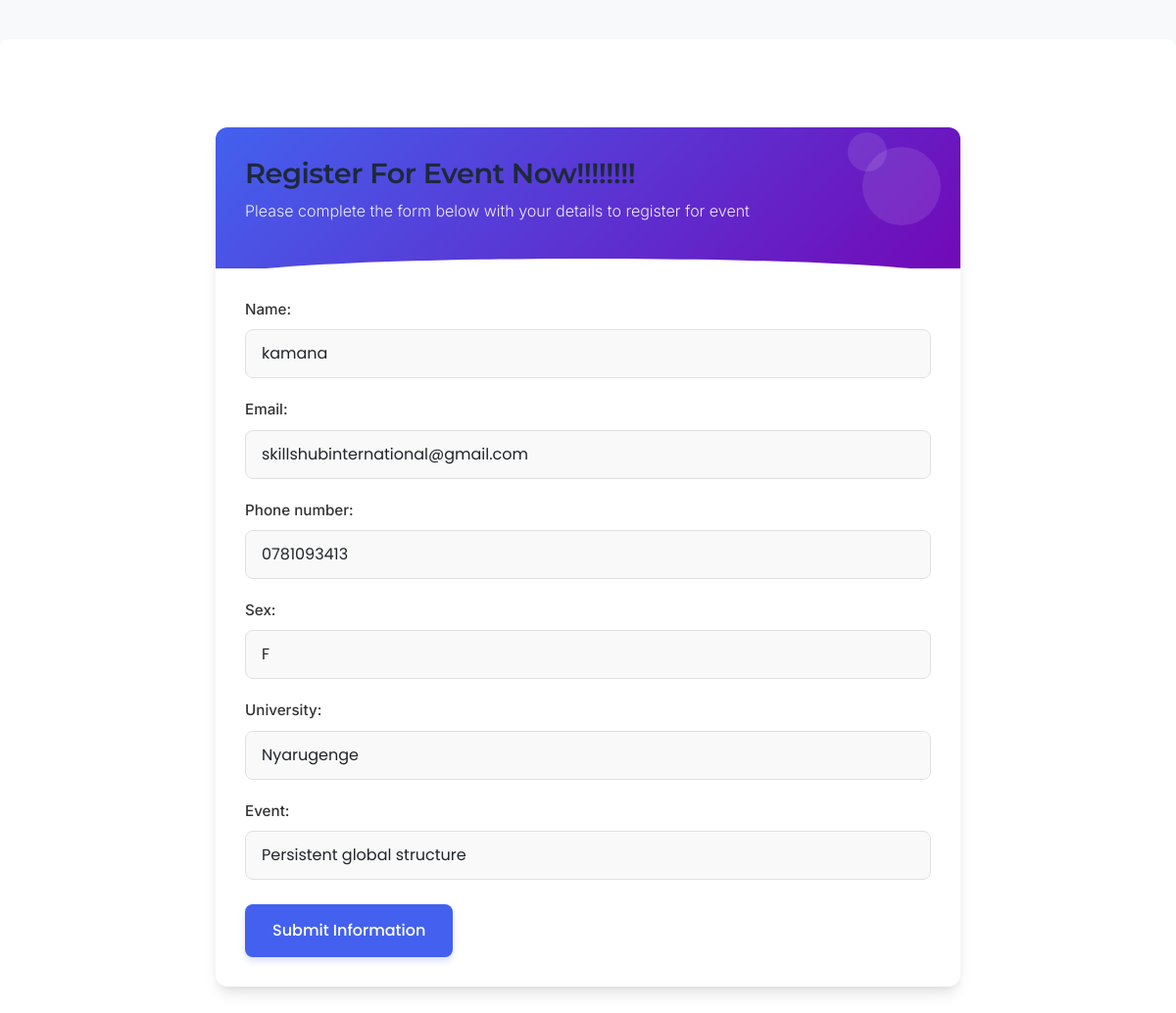
Screenshot of /participant/edit/1/ with the database file from the repository.
### event_app/models.py (models this page shows, shortened)
class Participant_management(models.Model):
    user = models.OneToOneField(User, on_delete=models.CASCADE, null=True, blank=True)
    name = models.CharField(max_length=150)
    email = models.EmailField()
    phone_number = models.CharField(max_length=20)
    sex = models.CharField(max_length=1)
    university = models.CharField(max_length=200)
    Event = models.ForeignKey(Event_management, on_delete=models.CASCADE)

### event_app/views.py (the view)
# urls.py: path('participant/edit/<int:participant_id>/', views.edit_participant, name='edit_participant'),
def edit_participant(request, participant_id):
    participant = get_object_or_404(Participant_management, id=participant_id)
    if request.method == 'POST':
        form = ParticipantManagementForm(request.POST, instance=participant)
        if form.is_valid():
            form.save()
            messages.success(request, 'Participant updated successfully!')
            return redirect('participant_list')
    else:
        form = ParticipantManagementForm(instance=participant)
    return render(request, 'participant_form.html', {'form': form, 'participant': participant})

### event_app/forms.py
class ParticipantManagementForm(forms.ModelForm):
    class Meta:
        model = Participant_management
        fields = ['name', 'email', 'phone_number','sex','university','Event']
        widgets = {
            'name': forms.TextInput(attrs={'class': 'form-control', 'placeholder': 'Enter participant name'}),
            'email': forms.EmailInput(attrs={'class': 'form-control', 'placeholder': 'Enter participant email'}),
            'phone_number': forms.TextInput(attrs={'class': 'form-control', 'placeholder': 'Enter phone number'}),
            'sex': forms.TextInput(attrs={'class': 'form-control', 'placeholder': 'enter F or M'}),
            'university': forms.TextInput(attrs={'class': 'form-control', 'placeholder': 'Enter your university'}),
            'Event': forms.Select(attrs={'class': 'form-control'}),
        }

### event_app/models.py (called while the page is built)
    def __str__(self):
        return self.title

### event_app/templates/participant_form.html (shortened to what this page needs)
{% extends 'base.html' %}
{% block content %}
    <div class="form-container">
        <div class="form-wrapper">
            <div class="form-header">
                <div class="form-decoration"></div>
                <h1 class="form-heading">Register For Event Now!!!!!!!!</h1>
                <p class="form-subheading">Please complete the form below with your details to register for event</p>
            </div>
            <form method="POST" class="my-form">
                <div class="form-fields">
                    {{ form.as_p }}
                </div>
                <button type="submit" class="submit-btn">
                    Submit Information
                </button>
            </form>
        </div>
    </div>
{% endblock content %}

### event_app/templates/base.html (style rules this page uses)
:root { --primary: #4f46e5; --primary-dark: #4338ca; --secondary: #f97316; --dark: #1e293b; --light: #f8fafc; --gray: #64748b; --gray-light: #e2e8f0; --success: #10b981; --error: #ef4444; --warning: #f59e0b; --info: #3b82f6; --border-radius: 8px; --transition: all 0.3s ease; }
* { margin: 0; padding: 0; box-sizing: border-box; font-family: 'Inter', sans-serif; }
body { background-color: var(--light); color: var(--dark); line-height: 1.6; }
label { display: block; font-weight: 500; margin-bottom: 8px; color: var(--dark); font-size: 14px; }
input[type="text"], input[type="email"], input[type="password"], input[type="number"], textarea, select { width: 100%; padding: 12px 15px; border: 1px solid var(--gray-light); border-radius: var(--border-radius); font-size: 14px; transition: var(--transition); background-color: var(--light); }
h1, h2, h3, h4, h5, h6 { font-family: 'Poppins', sans-serif; font-weight: 600; color: var(--dark); }

### event_app/templates/participant_form.html (style rules this page uses)
:root { --primary-color: #4361ee; --primary-hover: #3a56d4; --text-color: #333; --text-light: #666; --bg-color: #f8f9fa; --card-bg: #ffffff; --border-color: #e0e0e0; --success-color: #4caf50; --success-hover: #45a049; --shadow: 0 10px 15px -3px rgba(0, 0, 0, 0.1), 0 4px 6px -2px rgba(0, 0, 0, 0.05); --transition: all 0.3s ease; }
body { font-family: 'Poppins', sans-serif; background-color: var(--bg-color); color: var(--text-color); }
.form-container { max-width: 800px; margin: 40px auto; padding: 20px; }
.form-wrapper { background-color: var(--card-bg); border-radius: 12px; box-shadow: var(--shadow); overflow: hidden; position: relative; }
.form-header { background: linear-gradient(135deg, var(--primary-color), #7209b7); padding: 30px; color: white; position: relative; }
.form-header::after { content: ''; position: absolute; bottom: -10px; left: 0; right: 0; height: 20px; background: var(--card-bg); border-radius: 50% 50% 0 0 / 100% 100% 0 0; }
.form-heading { font-family: 'Montserrat', sans-serif; font-weight: 600; font-size: 1.8rem; margin: 0; letter-spacing: -0.5px; }
.form-subheading { font-weight: 300; margin-top: 8px; opacity: 0.9; }
.my-form { padding: 30px; }
.form-fields { margin-bottom: 25px; }
.form-fields p { margin-bottom: 20px; position: relative; }
.form-fields label { display: block; margin-bottom: 8px; font-weight: 500; color: var(--text-color); font-size: 0.95rem; }
.form-fields input[type="text"], .form-fields input[type="email"], .form-fields input[type="password"], .form-fields input[type="number"], .form-fields input[type="tel"], .form-fields input[type="date"], .form-fields select, .form-fields textarea { width: 100%; padding: 12px 16px; border: 1px solid var(--border-color); border-radius: 8px; font-family: 'Poppins', sans-serif; font-size: 1rem; transition: var(--transition); background-color: #f9f9f9; }
.submit-btn { background-color: var(--primary-color); color: white; padding: 14px 28px; border: none; border-radius: 8px; cursor: pointer; font-family: 'Poppins', sans-serif; font-weight: 500; font-size: 1rem; transition: var(--transition); display: inline-flex; align-items: center; justify-content: center; box-shadow: 0 4px 6px rgba(67, 97, 238, 0.2); }
.form-decoration { position: absolute; top: 20px; right: 20px; width: 80px; height: 80px; border-radius: 50%; background: rgba(255, 255, 255, 0.1); z-index: 0; }
.form-decoration:before { content: ''; position: absolute; top: -15px; left: -15px; width: 40px; height: 40px; border-radius: 50%; background: rgba(255, 255, 255, 0.1); }
.form-fields p { animation: fadeIn 0.5s ease forwards; opacity: 0; }
.form-fields p:nth-child(1) { animation-delay: 0.1s; }
.form-fields p:nth-child(2) { animation-delay: 0.2s; }
.form-fields p:nth-child(3) { animation-delay: 0.3s; }
.form-fields p:nth-child(4) { animation-delay: 0.4s; }
.form-fields p:nth-child(5) { animation-delay: 0.5s; }

### rows the page displays
Participant_management: name "kamana", email "skillshubinternational@gmail.com", phone_number "0781093413", sex "F", university "Nyarugenge", Event "Persistent global structure"
